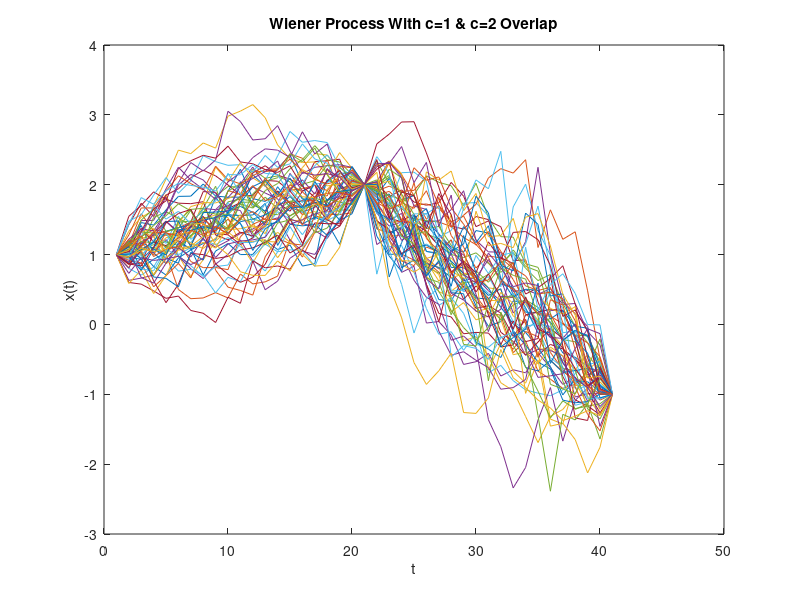

MATLAB code for this plot:
expectW= [];
varW = [];
delta_t = 0.05;
t1 = 1;
t2 = 2;
t3 = 3;
%when t equal to 2, the index will be 22
index = 21;
t3_index = 41;
x(1) = 1;
x(index) = 2;
x(t3_index) = -1;
n = t2-0.05;
m = t3-0.05;


%expected value of given variables
expectW(1) = 0;
expectW(index) = 0;
expectW(t3_index) = 0;
%variance of given variables
varW(1) = 1;
varW(index) = 1;
varW(t3_index) = 1;

%y=wiener_process();

%function f = wiener_process()
%run the sequence 100 times
for b=1:1:30
    k=1;
    %calcuates the expected value from t1 to t2
    %each expected value is stored in expectW(k)
    for t=1.05:0.05:n
        t_prev=t-delta_t;
        
        %expected value
        A = ( (t2-t)/(t2-t_prev) )*x(k);
        B = ( (t-t_prev)/(t2-t_prev) )*x(index);
        expectW(k+1) = A+B;
        
        %variance
        A = (t2-t) * (t-t_prev);
        B = t2-t_prev;
        varW(k+1) = A/B;
        
        %x(k)
        x(k+1) = (randn*sqrt(varW(k+1))) + expectW(k+1);
        k = k+1;
        
    end
    
    %calcuates the expected value from t2 to t3
    %each expected value is stored in expectW(k)
    k=index;
    for t=2.05:0.05:m
        
        t_prev=t-delta_t;
        
        %expected value
        A = ( (t3-t)/(t3-t_prev) )*x(k);
        B = ( (t-t_prev)/(t3-t_prev) )*x(t3_index);
        expectW(k+1) = A+B;
        
        %variance
        A = (t3-t) * (t-t_prev);
        B = t3-t_prev;
        varW(k+1) = A/B;
        
        %x(k)
        x(k+1) = (randn*sqrt(varW(k+1))) + expectW(k+1);
        k = k+1;
        
    end
    plot(x), xlabel('t'), ylabel('x(t)'), title('Wiener Process With Scale=1')
    hold on
    
end

delta_t = 0.05;
for b=1:1:30
    k=1;
    %calcuates the expected value from t1 to t2
    %each expected value is stored in expectW(k)
    for t=1.05:0.05:n
        t_prev=t-delta_t;
        
        %expected value
        A = ( (t2-t)/(t2-t_prev) )*x(k);
        B = ( (t-t_prev)/(t2-t_prev) )*x(index);
        expectW(k+1) = A+B;
        
        %variance
        A = (t2-t) * (t-t_prev);
        B = t2-t_prev;
        varW(k+1) = A/B;
        
        %x(k)
        x(k+1) = (randn*sqrt(varW(k+1))) + expectW(k+1);
        k = k+1;
        
    end
    
    %calcuates the expected value from t2 to t3
    %each expected value is stored in expectW(k)
    k=index;
    for t=2.05:0.05:m
        
        t_prev=t-delta_t;
        
        %expected value
        A = ( (t3-t)/(t3-t_prev) )*x(k);
        B = ( (t-t_prev)/(t3-t_prev) )*x(t3_index);
        expectW(k+1) = A+B;
        
        %variance
        A = (t3-t) * (t-t_prev);
        B = t3-t_prev;
        varW(k+1) = A/B;
        
        %x(k)
        x(k+1) = (randn*2*sqrt(varW(k+1))) + expectW(k+1);
        k = k+1;
        
    end
    plot(x), xlabel('t'), ylabel('x(t)'), title('Wiener Process With c=1 & c=2 Overlap')
    hold on
    
end